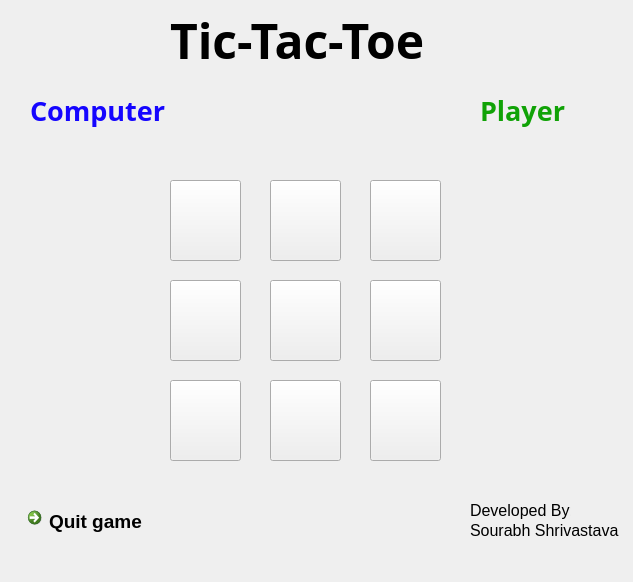
<?xml version="1.0" encoding="UTF-8"?>
<ui version="4.0">
 <class>versus_computer_form</class>
 <widget class="QWidget" name="versus_computer_form">
  <property name="geometry">
   <rect>
    <x>0</x>
    <y>0</y>
    <width>633</width>
    <height>582</height>
   </rect>
  </property>
  <property name="windowTitle">
   <string>Form</string>
  </property>
  <property name="styleSheet">
   <string notr="true">border-image: url(:/Game-resources/Image-files/widget.jpg);</string>
  </property>
  <widget class="QLabel" name="label_2">
   <property name="geometry">
    <rect>
     <x>170</x>
     <y>10</y>
     <width>291</width>
     <height>61</height>
    </rect>
   </property>
   <property name="font">
    <font>
     <family>Zekton</family>
     <pointsize>36</pointsize>
     <weight>75</weight>
     <italic>false</italic>
     <bold>true</bold>
     <underline>false</underline>
    </font>
   </property>
   <property name="styleSheet">
    <string notr="true">border-image : none;</string>
   </property>
   <property name="text">
    <string>Tic-Tac-Toe</string>
   </property>
  </widget>
  <widget class="QPushButton" name="pb11">
   <property name="geometry">
    <rect>
     <x>270</x>
     <y>280</y>
     <width>71</width>
     <height>81</height>
    </rect>
   </property>
   <property name="styleSheet">
    <string notr="true">border-image : none;</string>
   </property>
   <property name="text">
    <string/>
   </property>
  </widget>
  <widget class="QPushButton" name="pb20">
   <property name="geometry">
    <rect>
     <x>170</x>
     <y>380</y>
     <width>71</width>
     <height>81</height>
    </rect>
   </property>
   <property name="styleSheet">
    <string notr="true">border-image : none;</string>
   </property>
   <property name="text">
    <string/>
   </property>
  </widget>
  <widget class="QLabel" name="label">
   <property name="geometry">
    <rect>
     <x>160</x>
     <y>170</y>
     <width>301</width>
     <height>301</height>
    </rect>
   </property>
   <property name="styleSheet">
    <string notr="true">border-image: url(:/Game-resources/Image-files/tic-tac-toe.jpg);</string>
   </property>
   <property name="text">
    <string/>
   </property>
   <property name="pixmap">
    <pixmap>../../git/tic-tac-toe/Tic-tac-toe/image-files/tic-tac-toe.jpg</pixmap>
   </property>
  </widget>
  <widget class="QLabel" name="label_6">
   <property name="geometry">
    <rect>
     <x>480</x>
     <y>90</y>
     <width>121</width>
     <height>41</height>
    </rect>
   </property>
   <property name="font">
    <font>
     <family>Zekton</family>
     <pointsize>20</pointsize>
     <weight>75</weight>
     <italic>false</italic>
     <bold>true</bold>
    </font>
   </property>
   <property name="styleSheet">
    <string notr="true">color : rgb(16, 162, 6);
border-image : none;</string>
   </property>
   <property name="text">
    <string>Player</string>
   </property>
   <property name="textFormat">
    <enum>Qt::AutoText</enum>
   </property>
  </widget>
  <widget class="QLabel" name="label_4">
   <property name="geometry">
    <rect>
     <x>470</x>
     <y>520</y>
     <width>151</width>
     <height>21</height>
    </rect>
   </property>
   <property name="font">
    <font>
     <family>Ubuntu</family>
     <pointsize>12</pointsize>
    </font>
   </property>
   <property name="styleSheet">
    <string notr="true">border-image : none</string>
   </property>
   <property name="text">
    <string>Sourabh Shrivastava</string>
   </property>
  </widget>
  <widget class="QPushButton" name="pb12">
   <property name="geometry">
    <rect>
     <x>370</x>
     <y>280</y>
     <width>71</width>
     <height>81</height>
    </rect>
   </property>
   <property name="styleSheet">
    <string notr="true">border-image : none;</string>
   </property>
   <property name="text">
    <string/>
   </property>
  </widget>
  <widget class="QPushButton" name="pb01">
   <property name="geometry">
    <rect>
     <x>270</x>
     <y>180</y>
     <width>71</width>
     <height>81</height>
    </rect>
   </property>
   <property name="styleSheet">
    <string notr="true">border-image : none;</string>
   </property>
   <property name="text">
    <string/>
   </property>
  </widget>
  <widget class="QPushButton" name="pb10">
   <property name="geometry">
    <rect>
     <x>170</x>
     <y>280</y>
     <width>71</width>
     <height>81</height>
    </rect>
   </property>
   <property name="styleSheet">
    <string notr="true">border-image : none;</string>
   </property>
   <property name="text">
    <string/>
   </property>
  </widget>
  <widget class="QPushButton" name="pb22">
   <property name="geometry">
    <rect>
     <x>370</x>
     <y>380</y>
     <width>71</width>
     <height>81</height>
    </rect>
   </property>
   <property name="styleSheet">
    <string notr="true">border-image : none;</string>
   </property>
   <property name="text">
    <string/>
   </property>
  </widget>
  <widget class="QPushButton" name="pb21">
   <property name="geometry">
    <rect>
     <x>270</x>
     <y>380</y>
     <width>71</width>
     <height>81</height>
    </rect>
   </property>
   <property name="styleSheet">
    <string notr="true">border-image : none;</string>
   </property>
   <property name="text">
    <string/>
   </property>
  </widget>
  <widget class="QLabel" name="label_5">
   <property name="geometry">
    <rect>
     <x>30</x>
     <y>90</y>
     <width>141</width>
     <height>41</height>
    </rect>
   </property>
   <property name="font">
    <font>
     <family>Zekton</family>
     <pointsize>20</pointsize>
     <weight>75</weight>
     <italic>false</italic>
     <bold>true</bold>
    </font>
   </property>
   <property name="mouseTracking">
    <bool>false</bool>
   </property>
   <property name="styleSheet">
    <string notr="true">color : rgb(21, 5, 255);
background-color : none;
border-image : none</string>
   </property>
   <property name="text">
    <string>Computer</string>
   </property>
   <property name="textFormat">
    <enum>Qt::AutoText</enum>
   </property>
  </widget>
  <widget class="QPushButton" name="pb02">
   <property name="geometry">
    <rect>
     <x>370</x>
     <y>180</y>
     <width>71</width>
     <height>81</height>
    </rect>
   </property>
   <property name="styleSheet">
    <string notr="true">border-image : none;</string>
   </property>
   <property name="text">
    <string/>
   </property>
  </widget>
  <widget class="QPushButton" name="pb00">
   <property name="geometry">
    <rect>
     <x>170</x>
     <y>180</y>
     <width>71</width>
     <height>81</height>
    </rect>
   </property>
   <property name="styleSheet">
    <string notr="true">border-image : none;</string>
   </property>
   <property name="text">
    <string/>
   </property>
  </widget>
  <widget class="QLabel" name="label_3">
   <property name="geometry">
    <rect>
     <x>470</x>
     <y>500</y>
     <width>101</width>
     <height>21</height>
    </rect>
   </property>
   <property name="font">
    <font>
     <family>Ubuntu</family>
     <pointsize>12</pointsize>
    </font>
   </property>
   <property name="styleSheet">
    <string notr="true">border-image : none</string>
   </property>
   <property name="text">
    <string>Developed By:</string>
   </property>
  </widget>
  <widget class="QCommandLinkButton" name="commandLinkButton">
   <property name="geometry">
    <rect>
     <x>20</x>
     <y>500</y>
     <width>187</width>
     <height>41</height>
    </rect>
   </property>
   <property name="font">
    <font>
     <pointsize>14</pointsize>
     <weight>75</weight>
     <bold>true</bold>
    </font>
   </property>
   <property name="styleSheet">
    <string notr="true">border-image : none;</string>
   </property>
   <property name="text">
    <string>Quit game</string>
   </property>
  </widget>
  <zorder>label_2</zorder>
  <zorder>label</zorder>
  <zorder>label_6</zorder>
  <zorder>label_4</zorder>
  <zorder>pb12</zorder>
  <zorder>pb01</zorder>
  <zorder>pb10</zorder>
  <zorder>pb22</zorder>
  <zorder>pb21</zorder>
  <zorder>label_5</zorder>
  <zorder>pb02</zorder>
  <zorder>pb00</zorder>
  <zorder>label_3</zorder>
  <zorder>pb11</zorder>
  <zorder>pb20</zorder>
  <zorder>commandLinkButton</zorder>
 </widget>
 <resources/>
 <connections/>
</ui>
